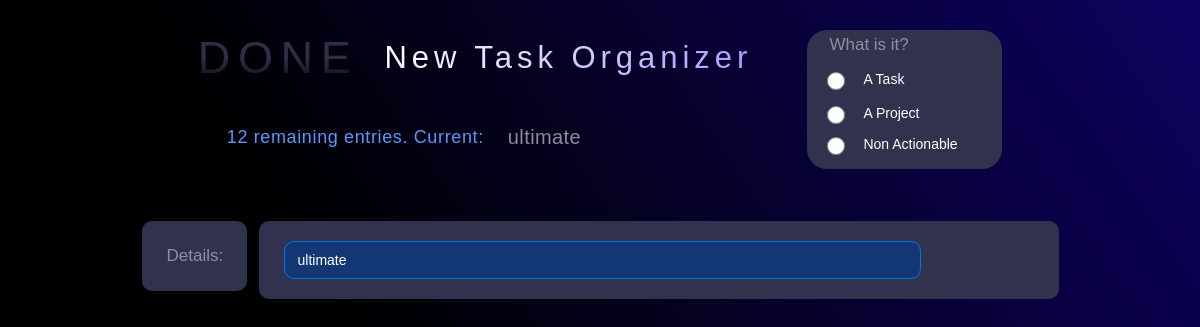
Page /new-task-organizer/ on the earlier database version.
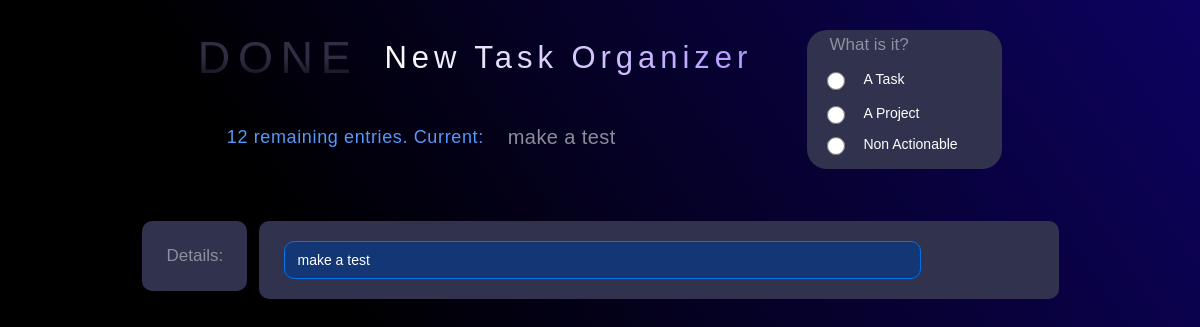
Same page on the later database version.
### tasks/models.py (models this page shows)
class Tasks(models.Model):
    PRIORITIES = [
        ("A", "A"),
        ("B", "B"),
        ("C", "C"),
        ("D", "D"),
    ]
    STATUSES = [
        ("Co", "Completed"),
        ("Cn", "Cancelled"),
        ("De", "Delegated"),
        ("Ip", "In Process"),
        ("Ns", "Not Started"),
        ("Wa", "Wait for"),
    ]
    priority = models.CharField(max_length=1, choices=PRIORITIES, null=True, blank=True)
    status = models.CharField(max_length=2, choices=STATUSES, default='Ns')
    complete = models.BooleanField(default=False)
    name = models.CharField(max_length=200)
    deadline = models.DateField(null=True, blank=True)
    context = models.ForeignKey(Context, on_delete=models.CASCADE,null=True, blank=True)
    effort = models.IntegerField(null=True, blank=True)
    assignee = models.ForeignKey(Assignee, on_delete=models.CASCADE, null=True, blank=True)
    parent = models.ForeignKey(Projects, on_delete=models.CASCADE, null=True, blank=True)
    new_task = models.BooleanField(default=True)

### tasks/views.py (the view)
# urls.py: path('new-task-organizer/', views.NewTaskOrganizerWelcome, name="NewTaskOrganizerWelcome"),
def NewTaskOrganizerWelcome(request):
    task_qty = Tasks.objects.filter(new_task=1).count()             # count the total amount of new entries
    new_task_name = Tasks.objects.filter(new_task=1)[0].name        # get the entry name to proceed
    initial_data_task = {'name': new_task_name}                     # autofill with entry name to proceed
    projects = Projects.objects.all()                               # get the list of existing projects
    initial_data_project = {'project_name': new_task_name}          # autofill with entry name to proceed
    object_id = Tasks.objects.filter(new_task=1)[0].pk              # get the primary key of the entry to proceed
    obj = Tasks.objects.get(pk=object_id)                           # get the instance of the entry to proceed
    form = NewTaskOrganizerTaskForm(
        initial=initial_data_task,
        instance=obj)                                               # display task form with auto filled data
    form_task = NewTaskOrganizerTaskForm()                          # used in default screen and non actionable screen
    form_project = NewTaskOrganizerProjectForm(
        initial=initial_data_project,
        instance=obj)                                               # display project form with auto filled data
    project = form.fields['parent'].queryset                        #call the choices list of the 'parent' field
    return render(request, 'tasks/new-task-o-wizard.html', {
        'form': form,
        'form_task': form_task,
        'form_project': form_project,
        'task_qty': task_qty,
        'new_task_name': new_task_name,
        'projects' : projects,
        'count': project.count(),
        'project': project,
    })

### tasks/forms.py
class NewTaskOrganizerTaskForm(forms.ModelForm):
    class Meta:
        model = Tasks
        widgets = {'deadline' : DateInput(),'parent':forms.RadioSelect()}
        fields = ['priority', 'name', 'deadline', 'context', 'effort', 'parent', 'new_task']
    def __init__(self, *args, **kwargs):
        super().__init__(*args, **kwargs)
        self.fields['effort'].widget.attrs['placeholder'] = 'time'

class NewTaskOrganizerProjectForm(forms.ModelForm):
    class Meta:
        model = Projects
        widgets = {'project_deadline' : DateInput()}
        fields = ['project_priority', 'project_name', 'project_deadline']

### tasks/models.py (called while the page is built)
    def __str__(self):
        return self.name

### tasks/templates/tasks/new-task-o-wizard.html (shortened to what this page needs)
{% load static %}
{% load widget_tweaks %}
<!DOCTYPE html>
<html data-wf-page="652b53b37568770d043d1279" data-wf-site="652482ea837db348b1939c93">
<head>
  <link rel="stylesheet" href="{% static 'tasks/normalize.css' %}" />
  <link rel="stylesheet" href="{% static 'tasks/webflow.css' %}" />
  <link rel="stylesheet" href="{% static 'tasks/done-the-app.webflow.css' %}" />
</head>
<body class="body">
  <div class="main-section">
    <div class="w-form">
      <form id="wf-form-selector" name="wf-form-selector" data-name="selector" method="post" data-wf-page-id="652b53b37568770d043d1279" data-wf-element-id="4ba501e2-0b49-e4b5-74ba-597dd9c33121">
        <div class="nto-header-div">
          <div class="nto-hrd-div">
            <div class="nto-hdr">
              <div class="done-logo-small">DONE</div>
              <div class="hdr-2">New Task Organizer</div>
            </div>
            <div class="nto-prj-slctr-div">
              <div class="menu-hdr-blue">{{ task_qty }} remaining entries. Current:</div>
              <div class="project-name">{{ new_task_name }}</div>
            </div>
          </div>
          <div class="nto-inpt-slct-div">
            <div class="menu-hdr-div">
              <label for="" class="menu-hdr-grey">What is it?</label>
            </div>
            <label data-w-id="c5e5cd09-74e5-ca46-3c8a-03692abc5541" class="radio-btn-field w-radio">
              <input type="radio" id="task" name="input-type" value="task" data-name="input type" class="w-form-formradioinput radio-btn w-radio-input">
              <span class="menu-txt w-form-label" for="task">A Task</span>
            </label>
            <label data-w-id="c5e5cd09-74e5-ca46-3c8a-03692abc5545" class="radio-btn-field w-radio">
              <input type="radio" id="project-2" name="input-type" value="project" data-name="input type" class="w-form-formradioinput radio-btn w-radio-input">
              <span class="menu-txt w-form-label" for="project-2">A Project</span>
            </label>
            <label data-w-id="c5e5cd09-74e5-ca46-3c8a-03692abc5549" class="radio-btn-field w-radio">
              <input type="radio" id="not-actionable" name="input-type" value="not actionable" data-name="input type" class="w-form-formradioinput radio-btn w-radio-input">
              <span class="radio-button-label w-form-label" for="not-actionable">Non Actionable</span>
            </label>
          </div>
        </div>
      </form>
    </div>
    <div data-w-id="1ec4b793-6b39-0e83-ab13-95c4cbd15a1c" class="w-form">
      <form id="wf-form-dummy-name-form" name="wf-form-dummy-name-form" data-name="dummy-name-form" method="post" class="form" data-wf-page-id="652b53b37568770d043d1279" data-wf-element-id="1ec4b793-6b39-0e83-ab13-95c4cbd15a1d">
        <div class="nto-dtl-info-div">
          <div class="nto-dtl-info-lft-div">
            <div class="menu-hdr-grey">Details:</div>
          </div>
          <aside class="nto-dtl-info-rgh-div">
            <div class="nto-project-fltr">
              {{ form.name|add_class:"task-name-frame w-input"}}
            </div>
          </aside>
        </div>
      </form>
    </div>
  </div>
</body>
</html>

### tasks/static/tasks/webflow.css (style rules this page uses)
* { -webkit-box-sizing: border-box; -moz-box-sizing: border-box; box-sizing: border-box; }
html { height: 100%; }
body { margin: 0; min-height: 100%; background-color: #fff; font-family: Arial, sans-serif; font-size: 14px; line-height: 20px; color: #333; }
.w-form { margin: 0 0 15px; }
label { display: block; margin-bottom: 5px; font-weight: bold; }
.w-input, .w-select { display: block; width: 100%; height: 38px; padding: 8px 12px; margin-bottom: 10px; font-size: 14px; line-height: 1.42857143; color: #333333; vertical-align: middle; background-color: #ffffff; border: 1px solid #cccccc; }
.w-form-label { display: inline-block; cursor: pointer; font-weight: normal; margin-bottom: 0px; }
.w-radio { display: block; margin-bottom: 5px; padding-left: 20px; }
.w-radio:before, .w-radio:after { content: " "; display: table; grid-column-start: 1; grid-row-start: 1; grid-column-end: 2; grid-row-end: 2; }
.w-radio:after { clear: both; }
.w-radio-input { margin: 4px 0 0; line-height: normal; float: left; margin-left: -20px; }
.w-radio-input { margin-top: 3px; }

Differences in the rows shown:
removed Tasks: name "ultimate"
now on this page (row unchanged): Tasks: name "make a test"
